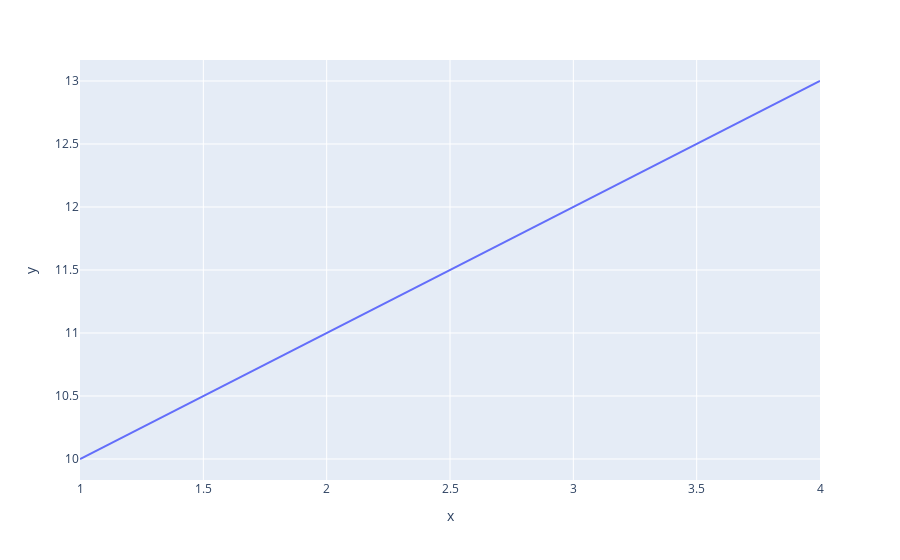

The notebook cell this image was saved under:
### Code cell
# Creating a line chart
fig = px.line(data, x='x', y='y')
fig.show()

### Figure 1 — Plotly figure (JSON) as saved in the notebook; plotly's stock layout.template omitted (floating-point values rounded to 4 significant figures)
{"data": [{"hovertemplate": "x=%{x}<br>y=%{y}<extra></extra>", "legendgroup": "", "line": {"color": "#636efa", "dash": "solid"}, "marker": {"symbol": "circle"}, "mode": "lines", "name": "", "orientation": "v", "showlegend": false, "type": "scatter", "x": [1, 2, 3, 4], "xaxis": "x", "y": [10, 11, 12, 13], "yaxis": "y"}], "layout": {"legend": {"tracegroupgap": 0}, "margin": {"t": 60}, "xaxis": {"anchor": "y", "domain": [0, 1], "title": {"text": "x"}}, "yaxis": {"anchor": "x", "domain": [0, 1], "title": {"text": "y"}}}}
